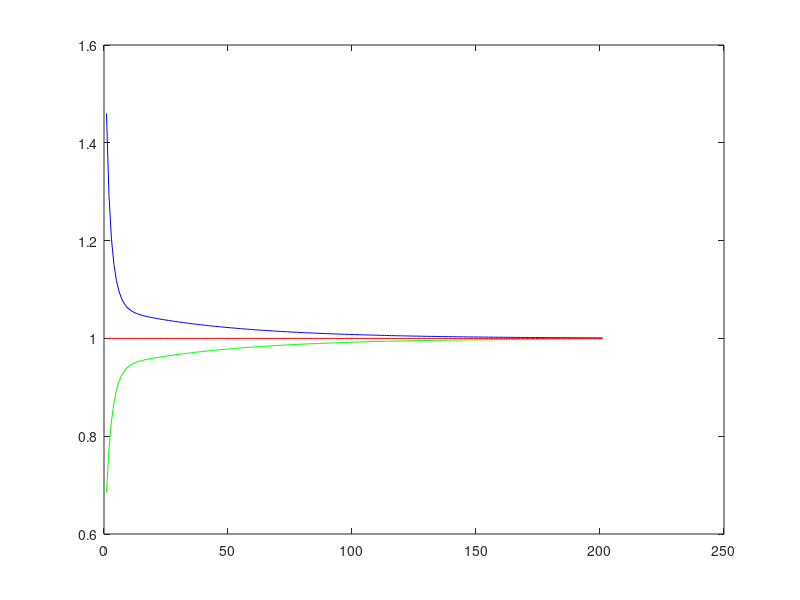

MATLAB code to generate this figure:
%1.1
E = 1;
psi = [1, 0];
delta = .02;
F = [.8, .2; .1, .9];
I = eye(2);

mustar = E*psi*inv(I-(1-delta)*F)

%1.2
Z=[.75;1];
alpha = 1;
theta = .64;
nstar = zeros(2,1);
ystar = zeros(2,1);
pistar = zeros(2,1);

wold = 1E-15;
wnew = 1;
step = 1;
nd = 0;
ns = 0;

while step > 1E-15
    for i =1:2
        nstar(i) = (wnew/(Z(i)*theta))^(1/(theta-1));
        ystar(i) = Z(i)*nstar(i)^theta;
        pistar(i) = ystar(i)- wnew*nstar(i);
    end
    nd = sum(mustar*nstar);
    ns= 1/alpha - sum(mustar*pistar)/wnew;
    if ns>nd
        wnew=wold;
        step = step/2;
    else
        wold = wnew;
        wnew = wnew+step;
    end
end

wnew

%2
mushock = [.9*sum(mustar), 0];
%3
%mushock = [sum(mustar), 0];
%mushock = .9*mustar;
mupath = zeros(1,2,201);
mupath (:,:,1) = mushock;

for i=1:200
    mupath(:,:,i+1) = E*psi+ mupath(:,:,i)*(1-delta)*F;
end

wpath = zeros(1,201);
yspath = zeros(2,1,201);
nspath = zeros(2,1,201);
ypath = zeros(1,201);
npath = zeros(1,201);

for i=1:201
    nstar2 = zeros(2,1);
    ystar2 = zeros(2,1);
    pistar2 = zeros(2,1);
    wold2 = 1E-15;
    wnew2 = 1;
    step2 = 1;
    nd2 = 0;
    ns2 = 0;
    while step2 > 1E-15
        for j =1:2
            nstar2(j) = (wnew2/(Z(j)*theta))^(1/(theta-1));
            ystar2(j) = Z(j)*nstar2(j)^theta;
            pistar2(j) = ystar2(j)- wnew*nstar2(j);
        end
        nd2 = sum(mupath(:,:,i)*nstar2);
        ns2= 1/alpha - sum(mupath(:,:,i)*pistar2)/wnew;
        if ns2>nd2
            wnew2=wold2;
            step2 = step2/2;
        else
            wold2 = wnew2;
            wnew2 = wnew2+step2;
        end
    end
    wpath(1,i)=wnew2;
    yspath(:,:,i) = ystar2;
    nspath(:,:,i) = nstar2;
    ypath(1,i) = sum(mupath(:,:,i)*yspath(:,:,i));
    npath(1,i) = sum(mupath(:,:,i)*nspath(:,:,i));
end
x = zeros(1,201);
for i=1:201;
    x(i)=i;
end

normwpath = wpath/wnew;
normnpath = npath/sum(mustar*nstar);
normypath = ypath/sum(mustar*ystar);
plot(x,normwpath,'g',x,normnpath,'b',x,normypath,'r')
